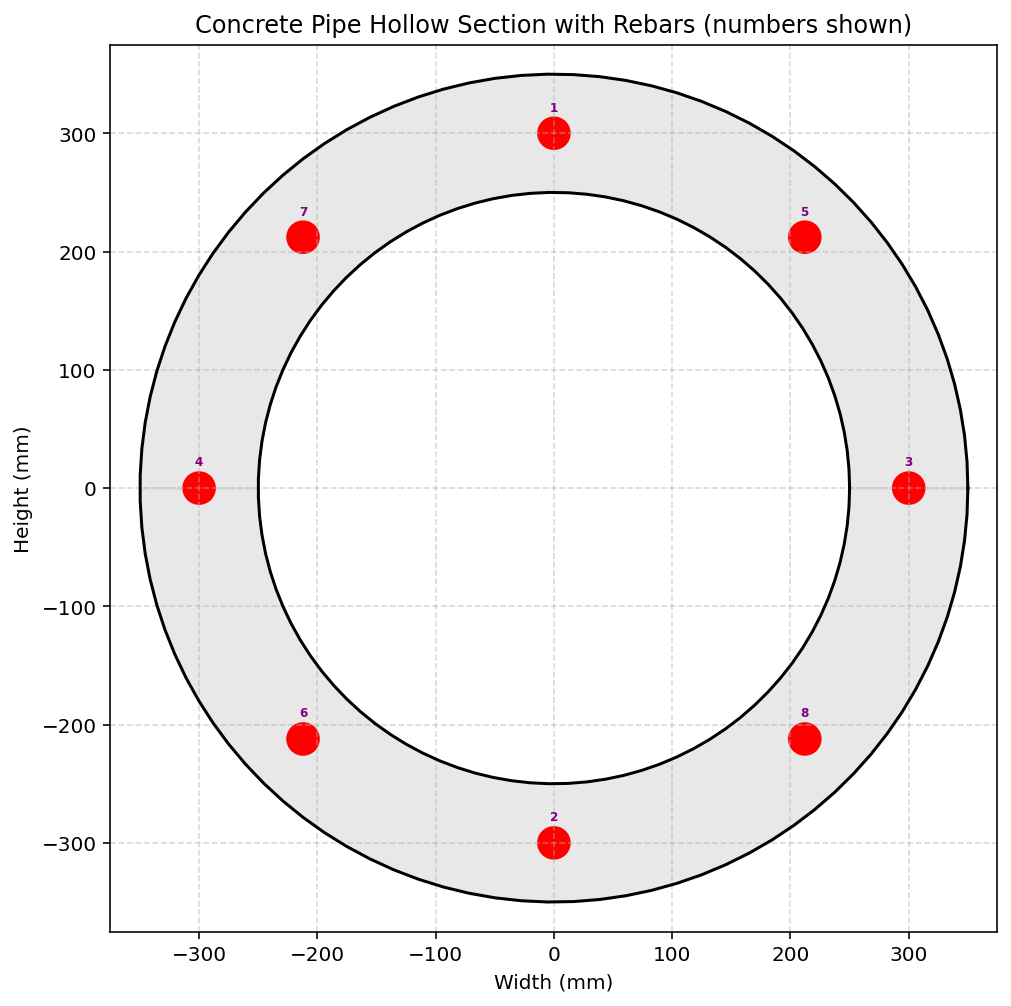

The Python source for this figure:
def CONCRETE_CIRCULALR_HOLLOW_PIPE_SECTION_FUN(secTag, STEEL_TYPE, Do, t,
                                     numSubdivCirc, numSubdivRad,
                                     fc, Kfc,
                                     CONCRETE_DENSITY, plot=True):
    """
    Create a Hollow Pipe confined‑concrete fiber section (OpenSees) and,
    if PLOT=True, draw a simple 2‑D sketch of the section.
    (Circular Hollow Section)

    Parameters
    ----------
    secTag          : int   – section identifier
    Do              : float – outer width (along y and z) (mm)
    t               : float – wall thickness (mm)
    cover           : float – concrete cover (mm)
    As              : float – area of one reinforcement bar (mm²)
    STEEL_TYPE      : str   – 'ELASTIC' or 'INELASTIC'
    fc              : float – unconfined concrete compressive strength (MPa, negative)
    Kfc             : float – ratio of confined to unconfined concrete strength
    CONCRETE_DENSITY: float – ρc (kg/m³) – will be converted to N·s²/mm³
    PLOT            : bool  – draw the section if True
    
    THIS PROGRAM WRITTEN BY SALAR DELAVAR GHASHGHAEI (QASHQAI)
    """
    import openseespy.opensees as ops
    import matplotlib.pyplot as plt
    import matplotlib.patches as patches
    import numpy as np
    # Define materials for nonlinear elements
    # Define parameters (units: mm, N)
    # ------------------------------------------
    # CONCRETE                  tag   f'c        ec0   f'cu        ecu
    # Cover concrete (unconfined)
    fcU = -fc  # [N/mm²] Concrete Compressive Strength
    Ec = 4700 * np.sqrt(-fcU)  # [N/mm^2] Concrete Elastic Modulus
    ec0U = 2 * fcU / Ec        # [mm/mm] Concrete Compressive Strain
    fcUU = 0.2 * fcU           # [N/mm²] Concrete Compressive Ultimate Strength
    ecuU = 5 * ec0U            # [mm/mm] Concrete Compressive Ultimate Strain

    # Core concrete (confined)
    # Kfc = 1.3;			      # ratio of confined to unconfined concrete strength
    fcC = Kfc * fcU            # [N/mm²] Concrete Compressive Strength
    Ec = 4700 * np.sqrt(-fcC)  # [N/mm^2] Concrete Elastic Modulus
    ec0C = 2 * fcC / Ec        # [mm/mm] Concrete Compressive Strain
    fcUC = 0.65 * fcC          # [N/mm²] Concrete Compressive Ultimate Strength
    ecuC = 15 * ec0C           # [mm/mm] Concrete Compressive Ultimate Strain
    Lambda = 0.1;              # ratio between unloading slope
    # tensile-strength properties
    ftC = 0.7 * np.sqrt(-fcC)  # [N/mm²] tensile strength +tension
    ftU = 0.7 * np.sqrt(-fcU)  # [N/mm²] tensile strength +tension
    EtsC = ftC/np.abs(ec0C)	   # [N/mm²] tension softening stiffness
    EtsU = ftU/np.abs(ec0U)	   # [N/mm²] tension softening stiffness

    # STEEL
    # Reinforcing steel
    fy = 400                   # [N/mm²] Steel Rebar Yield Strength
    Es = 2e5                   # [N/mm²] Modulus of Elasticity
    ey = fy / Es               # [mm/mm] Steel Rebar Yield Strain
    fu = 1.1818 * fy           # [N/mm²] Steel Rebar Ultimate Strength
    esu = 0.09                 # [mm/mm] Steel Rebar Ultimate Strain
    Esh = (fu - fy) / (esu - ey)
    Bs = Esh / Es

    import openseespy.opensees as ops

    coreTag, coverTag, steelTag = secTag + 100, secTag + 200, secTag + 300
    if STEEL_TYPE == 'ELASTIC':
        ops.uniaxialMaterial('Steel01', steelTag, fy, Es, Bs)
    if STEEL_TYPE == 'INELASTIC':
        pinchX = 0.8  # Pinching factor in X direction
        pinchY = 0.5  # Pinching factor in Y direction
        damage1 = 0.0  # Damage due to ductility
        damage2 = 0.0  # Damage due to energy
        beta = 0.1  # Stiffness degradation parameter
        ops.uniaxialMaterial('Hysteretic', steelTag, fy, ey, fu, esu, 0.2 * fu, 1.1 * esu,
                             -fy, -ey, -fu, -esu, -0.2 * fu, -1.1 * esu, pinchX, pinchY,
                             damage1, damage2, beta)
        # INFO LINK: https://opensees.berkeley.edu/wiki/index.php/Hysteretic_Material

    ops.uniaxialMaterial('Concrete01', coreTag, fcC, ec0C, fcUC, ecuC)  # Core concrete (confined)
    ops.uniaxialMaterial('Concrete01', coverTag, fcU, ec0U, fcUU, ecuU)  # Cover concrete (unconfined)
    # ops.uniaxialMaterial('Concrete02', coreTag, fcC, ec0C, fcUC, ecuC, Lambda, ftC, EtsC) # build core concrete (confined)
    # ops.uniaxialMaterial('Concrete02', coverTag, fcU, ec0U, fcUU, ecuU, Lambda, ftU, EtsU) # build cover concrete (unconfined)

    import openseespy.opensees as ops
    import numpy as np
    # ------------------------------
    # Pipe Geometry
    # ------------------------------
    # Do = 260.0           # Outer diameter (mm)
    # t = 10.0             # Wall thickness (mm)
    Di = Do - 2 * t        # Inner diameter (mm)
    r_out = Do / 2
    r_in = Di / 2

    h_o = Do / 2
    T_h = t
    b_o = Do / 2
    T_b = t
    h_i = Di / 2

    # ------------------------------
    # Fiber Section Definition
    # ------------------------------
    # numSubdivCirc = 32   # circumferential divisions
    # numSubdivRad = 4     # radial divisions

    ops.section('Fiber', secTag)

    # Fiber ring of steel material
    ops.patch('circ', coreTag, numSubdivRad, numSubdivCirc, 0.0, 0.0, r_in, r_out)

    # ------------------------------
    # Basic check (optional geometry)
    # ------------------------------
    AREA = np.pi * (r_out ** 2 - r_in ** 2)
    Iz = (np.pi / 4) * (r_out ** 4 - r_in ** 4)
    print(f"Section area A = {AREA:.6f} mm²")
    print(f"Moment of inertia Iz = {Iz:.8f} mm⁴")
    # -------------------- Rebars -------------------------------
    # (diameter [mm], y‑coord [mm], x‑coord [mm])
    rebars = [
        # (diameter[mm], y[mm], x[mm])
        (25.0, h_o - 0.50 * T_h, 0.0),   # 1
        (25.0, -h_o + 0.50 * T_h, 0.0),  # 2
        (25.0, 0.0, h_o - 0.50 * T_h),   # 3
        (25.0, 0.0, -h_o + 0.50 * T_h),  # 4
        (25.0, 0.7071*(h_o - 0.50 * T_h), 0.7071*(h_o - 0.50 * T_h)),   # 5
        (25.0, 0.7071*(-h_o + 0.50 * T_h), 0.7071*(-h_o + 0.50 * T_h)), # 6
        (25.0, 0.7071*(h_o - 0.50 * T_h), -0.7071*(h_o - 0.50 * T_h)),   # 7
        (25.0, 0.7071*(-h_o + 0.50 * T_h),-0.7071*(-h_o + 0.50 * T_h)), # 8
    ]

    # -------------------------
    # Plot section geometry
    # -------------------------
    if plot:
        import matplotlib.pyplot as plt
        import matplotlib.patches as patches
        import numpy as np
        
        fig, ax = plt.subplots(figsize=(8, 8))
        ax.set_xlabel('Width (mm)')
        ax.set_ylabel('Height (mm)')
        ax.set_title('Concrete Pipe Hollow Section with Rebars (numbers shown)')
        ax.grid(True, ls='--', alpha=0.5)

        # Create angles for plotting circles
        theta = np.linspace(0, 2 * np.pi, 100)

        # Calculate x and y coordinates for the outer circle
        x_out = r_out * np.cos(theta)
        y_out = r_out * np.sin(theta)

        # Calculate x and y coordinates for the inner circle
        x_in = r_in * np.cos(theta)
        y_in = r_in * np.sin(theta)
        
        # Plotting Pipe Section
        ax.plot(x_out, y_out, color='black')
        ax.plot(x_in, y_in, color='black')

        # Fill the hollow part with white to make it look hollow
        ax.fill_between(x_out, y_out, color='lightgray', alpha=0.5)
        ax.fill_between(x_in, y_in, color='white')  # Fill the inner circle with white
        
        # Plotting Rebars
        # Rebars – red circles + numbers
        for i, (dia, y, x) in enumerate(rebars, start=1):
            # circle
            circ = patches.Circle((x, y), radius=dia/2,
                                 edgecolor='red', facecolor='red',
                                 linewidth=2)
            ax.add_patch(circ)

            # label – placed a little above the bar
            ax.text(x, y + dia/2 + 4, f'{i}',
                    color='purple', fontsize=6,
                    ha='center', va='bottom',
                    fontweight='bold')

        max_dim = Do + 50
        ax.set_xlim(-max_dim/2, max_dim/2)
        ax.set_ylim(-max_dim/2, max_dim/2)
        ax.set_aspect('equal')
        plt.show()

    ELE_MASS = CONCRETE_DENSITY * AREA   # kg/mm
    
    return Do, ELE_MASS
